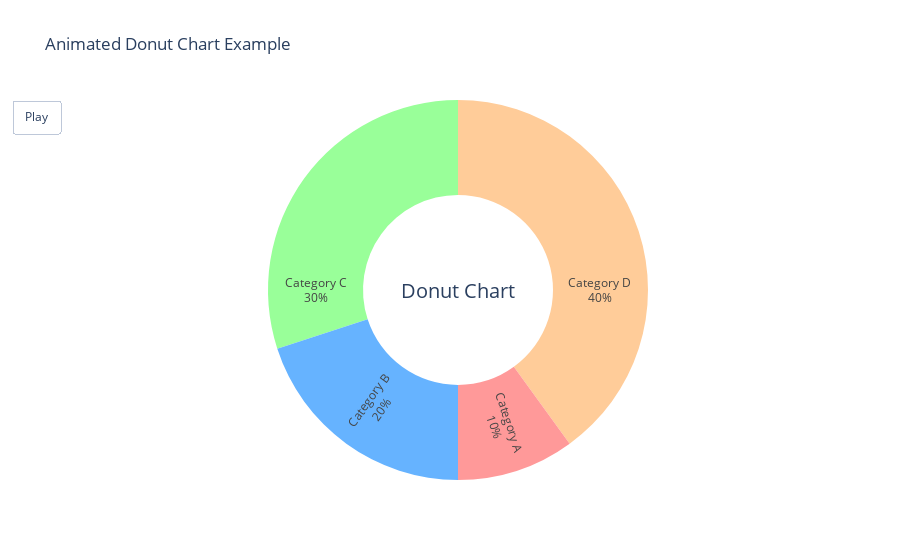

Notebook cell for this chart:
### Code cell
import plotly.graph_objects as go
import numpy as np

# Sample data for the animation
labels = ['Category A', 'Category B', 'Category C', 'Category D']
values = [10, 20, 30, 40]

# Create initial figure
fig = go.Figure()

# Create initial donut chart
fig.add_trace(go.Pie(
    labels=labels, 
    values=values, 
    hole=0.5, 
    textinfo='label+percent', 
    insidetextorientation='radial',
    hoverinfo='label+value',
    marker=dict(colors=['#ff9999','#66b3ff','#99ff99','#ffcc99']),
))

# Create animation frames by modifying values
frames = []
for i in range(10):
    values = np.random.randint(10, 50, size=4)  # Randomly changing values
    frames.append(go.Frame(data=[go.Pie(labels=labels, values=values, hole=0.5)]))

# Add frames to the figure
fig.frames = frames

# Add animation settings
fig.update_layout(
    updatemenus=[dict(type="buttons", showactive=False,
                      buttons=[dict(label="Play",
                                    method="animate",
                                    args=[None, {"frame": {"duration": 500, "redraw": True},
                                                 "fromcurrent": True, "mode": "immediate"}])])])

# Update layout for donut chart appearance
fig.update_traces(textposition='inside')
fig.update_layout(
    title_text="Animated Donut Chart Example",
    annotations=[dict(text='Donut Chart', x=0.5, y=0.5, font_size=20, showarrow=False)],
    showlegend=False
)

fig.show()

### Figure 1 — Plotly figure (JSON) as saved in the notebook; plotly's stock layout.template omitted (floating-point values rounded to 4 significant figures)
{"data": [{"hole": 0.5, "hoverinfo": "label+value", "insidetextorientation": "radial", "labels": ["Category A", "Category B", "Category C", "Category D"], "marker": {"colors": ["#ff9999", "#66b3ff", "#99ff99", "#ffcc99"]}, "textinfo": "label+percent", "textposition": "inside", "type": "pie", "values": [10, 20, 30, 40]}], "layout": {"annotations": [{"font": {"size": 20}, "showarrow": false, "text": "Donut Chart", "x": 0.5, "y": 0.5}], "showlegend": false, "title": {"text": "Animated Donut Chart Example"}, "updatemenus": [{"buttons": [{"args": [null, {"frame": {"duration": 500, "redraw": true}, "fromcurrent": true, "mode": "immediate"}], "label": "Play", "method": "animate"}], "showactive": false, "type": "buttons"}]}}
